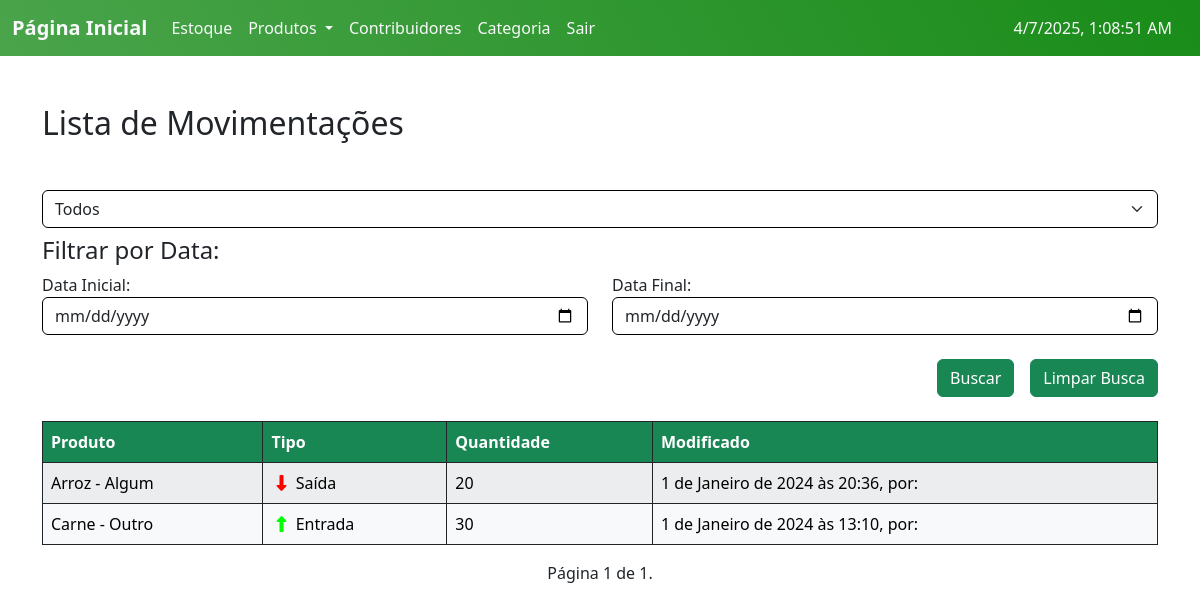
/Movimentos/ (signed in), run on an earlier commit of the app's database.
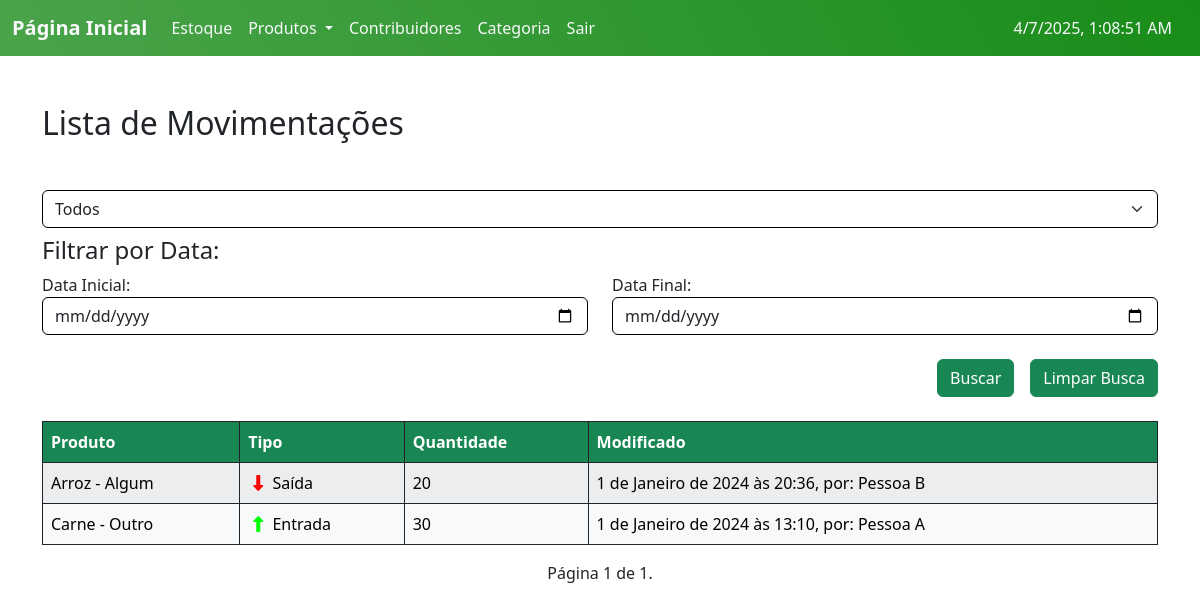
And on a later commit of the database.
### ABSJ/models.py (models this page shows, shortened)
class Movimento(models.Model):
    user = models.ForeignKey(User, on_delete=models.CASCADE)
    produto = models.ForeignKey(Produto, on_delete=models.CASCADE)
    quantidade = models.PositiveIntegerField()
    tipo = models.CharField(max_length=7, choices=MOVIMENTO)
    modificado = models.DateTimeField(auto_now=True)
    class Meta:
        ordering = ['-modificado']

class Produto(models.Model):
    slug = models.SlugField(unique=True)
    user = models.ForeignKey(User, on_delete=models.CASCADE)
    categoria = models.ForeignKey(Categoria, on_delete=models.CASCADE, null=True)
    contribuidor = models.ForeignKey(Contribuidor, on_delete=models.CASCADE, null=True)
    produto = models.CharField(max_length=200)
    codigo = models.PositiveIntegerField(unique=True)
    estoque = models.PositiveIntegerField(default=0)
    validade = models.DateField()
    tempo_ultima_atualizacao = models.DateField(default=date.today)
    quantidade_dias = models.IntegerField(default=0)
    class Meta:
        ordering = ['produto']
    def __str__(self):
        return self.produto.capitalize()

class Contribuidor(models.Model):
    slug = models.SlugField(unique=True)
    contribuidor = models.CharField(max_length=250, unique=True)
    tipocontribuidor = models.CharField(choices=CONTRIBUIDOR, max_length=10)
    tempo = models.DateField()
    tempo_ultima_atualizacao = models.DateField(default=date.today)
    quantidade_dias = models.PositiveIntegerField(default=0)
    observacoes = models.TextField(blank=True, null=True)
    class Meta:
        ordering = ['tempo']
    def __str__(self):
        return self.contribuidor.capitalize()

### ABSJ/views.py (the view, shortened to what this page needs)
# urls.py: path('Movimentos/', v.movimento_list, name='Movimento_list'),
@login_required
def movimento_list(request):
    movimentos = m.Movimento.objects.all()
    tipo = request.GET.get('tipo')
    sDate = request.GET.get('start_date')
    eDate = request.GET.get('end_date')
    if tipo:
        movimentos = movimentos.filter(tipo=tipo)
    paginator = Paginator(movimentos, 30)
    page = request.GET.get('page')
    try:
        movimentos = paginator.page(page)
    except PageNotAnInteger:
        movimentos = paginator.page(1)
    except EmptyPage:
        movimentos = paginator.page(paginator.num_pages)
    return render(request, 'list_Movimento.html', {'movimentos':movimentos})

### templates/list_Movimento.html (shortened to what this page needs)
{% extends 'home.html' %}
{% load static %}
{% block content %}
<div class="container mt-5">
  <h2 class="mb-5">Lista de Movimentações</h2>
  <form action="{% url 'Movimento_list' %}" method="GET">
    <select name="tipo" class="form-select mb-2">
      <option value="">Todos</option>
    </select>
    <div class="row mb-4">
      <h4>Filtrar por Data:</h4>
        <div class="col-md-6">
          <label for="sdate">Data Inicial:</label>
          <input class="form-control" id="sdate" type="date" name="start_date">
        </div>
        <div class="col-md-6">
          <label for="edate">Data Final:</label>
          <input class="form-control" id="edate" type="date" name="end_date">
        </div>
    </div>
    <div class="d-flex justify-content-end mb-4">
      <input class="btn btn-success mx-3" type="submit" value="Buscar">
      <a class="btn btn-success" href="{% url 'Movimento_list' %}">Limpar Busca</a>
    </div>
  </form>
  <div class="table-responsive">
    <table class="table table-striped table-bordered table-hover border-dark">
      <thead id="customTableHead" class="thead-dark table-custom">
        <tr>
          <th scope="col">Produto</th>
            <th scope="col">Tipo</th>
            <th scope="col">Quantidade</th>
            <th scope="col">Modificado</th>
        </tr>
      </thead>
      <tbody>
        {% if movimentos %}
          {% for movimento in movimentos %}
            <tr class="table-light border-dark custom-links">
              <td><a href="{% url 'Produto_read' slug=movimento.produto.slug %}" class="specific-link ">{{ movimento.produto }}</a> - {{ movimento.produto.contribuidor }}</td>
              <td>
                {% if movimento.tipo == 'Entrada' %}
                  <i class="fa-solid fa-up-long" style="color: #0f0; padding: 0 5px;"></i>
                  {{ movimento.tipo }}
                {% elif movimento.tipo == 'Saída' %}
                  <i class="fa-solid fa-down-long" style="color: #f00; padding: 0 5px;"></i>
                  {{ movimento.tipo }}
                {% endif %}
              </td>
              <td>{{ movimento.quantidade }}</td>
              <td>{{ movimento.modificado }}, por: {{ movimento.user.first_name }}</td>
            </tr>
          {% endfor %}
        {% else %}
          <tr>
            <td class="text-center p-5" colspan="5">Sem resultados encontrados :C</td>
          </tr>
        {% endif %}
      </tbody>
    </table>
    <div class="pagination">
      <span class="step-links">
          <span class="current">
              Página {{ movimentos.number }} de {{ movimentos.paginator.num_pages }}.
          </span>
      </span>
    </div>
  </div>
</div>
{% endblock %}

What changed in the data, as far as the page shows it:
changed through a linked row, Movimento "Saída": user.first_name (not shown) → "Pessoa B"
changed through a linked row, Movimento "Entrada": user.first_name (not shown) → "Pessoa A"
